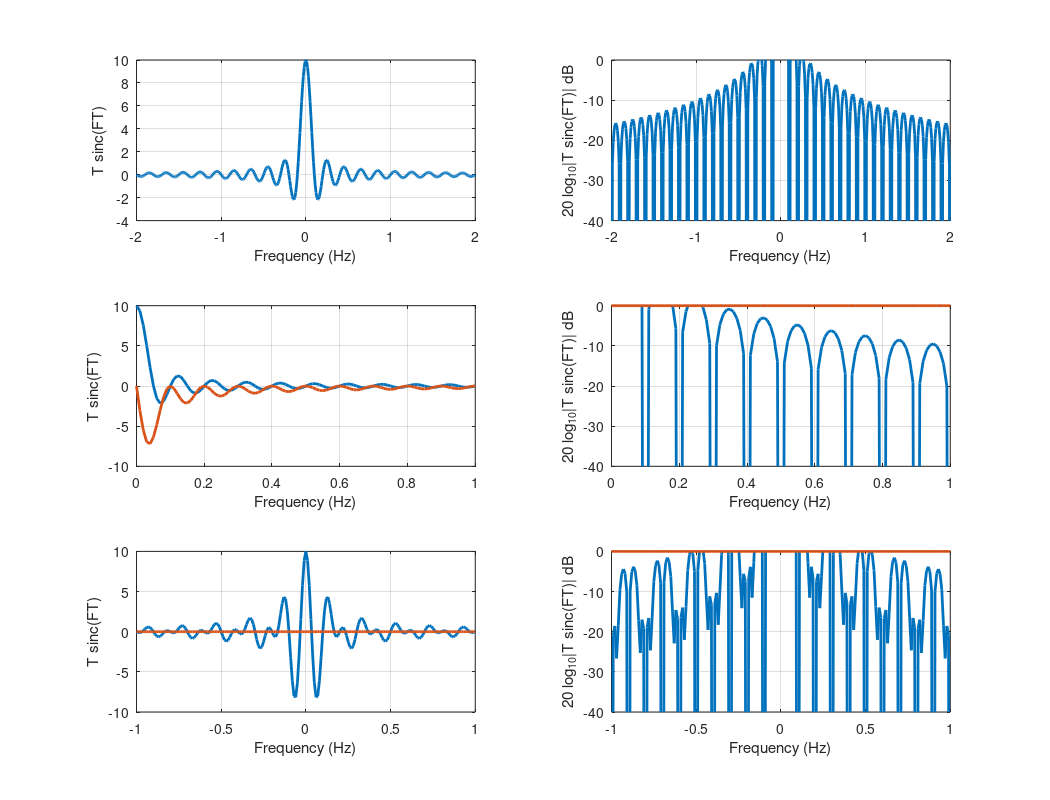

Write MATLAB code to recreate this figure.
% HW1 question 1
T = 10;
F = [-2:0.01:2];
S = T*sinc(F*T);
subplot(321);
plot(F,S,'LineWidth',2);
grid on;
xlabel('Frequency (Hz)');
ylabel('T sinc(FT)');
subplot(322);
plot(F,20*log10(abs(S)),'LineWidth',2);
grid on;
ylim([-40,0]);
xlabel('Frequency (Hz)');
ylabel('20 log_{10}|T sinc(FT)| dB');
orient landscape;


% HW1 question 2
T = 10;
F = [0:0.01:1];
S = T*sinc(F*T).*(exp(-1i*pi*F*T));
subplot(323);
plot(F,S,'LineWidth',2);
hold on;
plot(F,imag(S),'LineWidth',2);
hold off;
grid on;
xlabel('Frequency (Hz)');
ylabel('T sinc(FT)');
subplot(324);
plot(F,20*log10(abs(S)),'LineWidth',2);
hold on;
plot(F,imag(20*log10(abs(S))),'LineWidth',2);
hold off;
grid on;
ylim([-40,0]);
xlabel('Frequency (Hz)');
ylabel('20 log_{10}|T sinc(FT)| dB');
orient landscape;


% HW1 question 3
T = 5;
F = [-1:0.01:1];
S = T*sinc(F*T).*((exp(15*1i*pi*F))+(exp(-15*1i*pi*F)));
subplot(325);
plot(F,S,'LineWidth',2);
hold on;
plot(F,imag(S),'LineWidth',2);
hold off;
grid on;
xlabel('Frequency (Hz)');
ylabel('T sinc(FT)');
subplot(326);
plot(F,20*log10(abs(S)),'LineWidth',2);
hold on;
plot(F,imag(20*log10(abs(S))),'LineWidth',2);
hold off;
grid on;
ylim([-40,0]);
xlabel('Frequency (Hz)');
ylabel('20 log_{10}|T sinc(FT)| dB');
orient landscape;